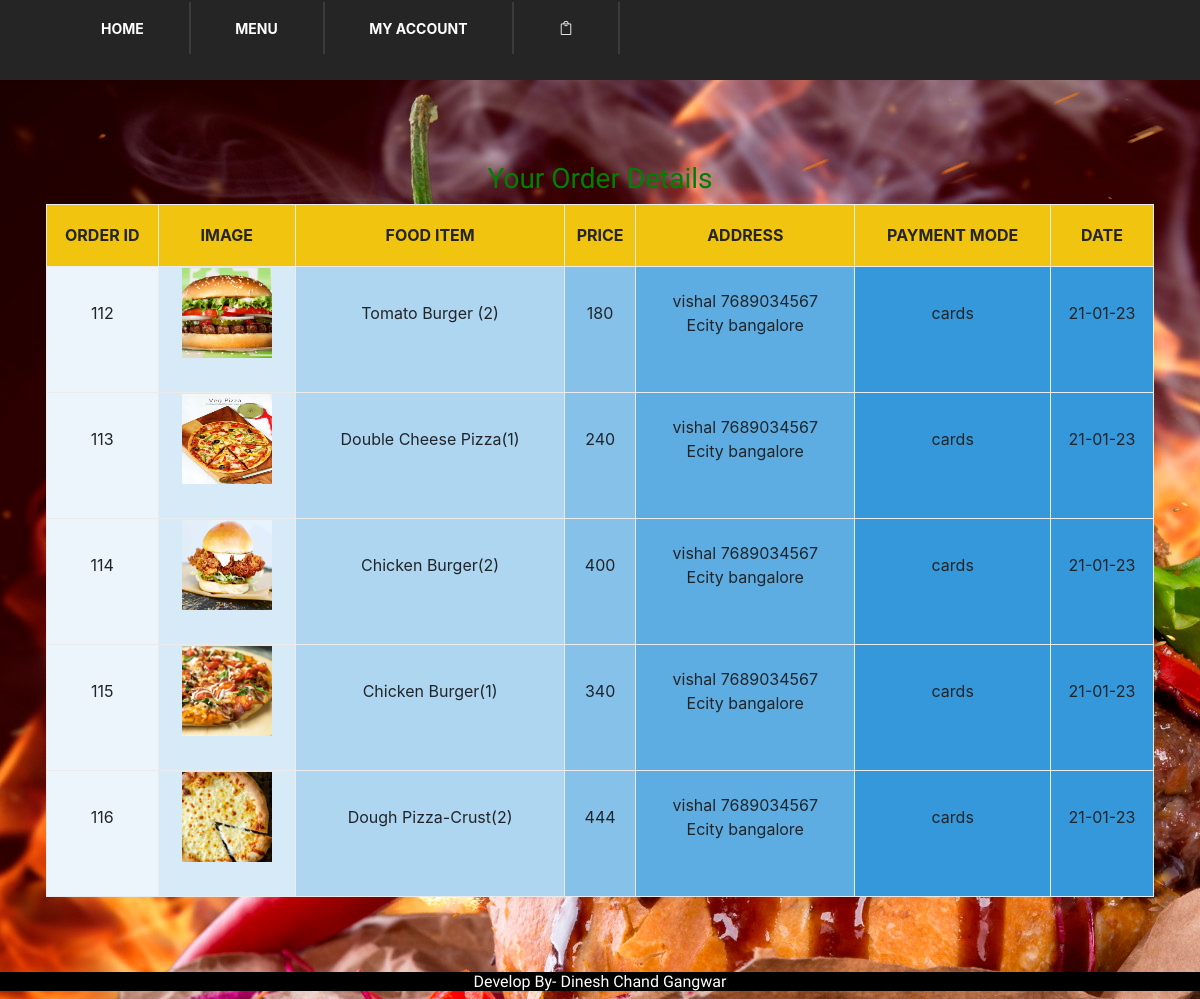
The page /yourorder.php (signed in) on the database its author committed.
### tables this page shows
CREATE TABLE `order` (
  `id` int(11) NOT NULL,
  `user_id` int(11) NOT NULL,
  `name` varchar(100) NOT NULL,
  `email` varchar(100) NOT NULL,
  `phone` varchar(20) NOT NULL,
  `address` varchar(250) NOT NULL,
  `pmode` varchar(45) NOT NULL,
  `food_name` varchar(250) NOT NULL,
  `amount_paid` varchar(100) NOT NULL,
  `food_id` int(11) NOT NULL,
  `restaurants_name` varchar(250) NOT NULL,
  `added_at` datetime NOT NULL DEFAULT CURRENT_TIMESTAMP
);

CREATE TABLE `menuitem` (
  `id` int(11) NOT NULL,
  `restaurants_name` varchar(100) NOT NULL,
  `food_name` varchar(250) NOT NULL,
  `food_price` double(10,2) NOT NULL,
  `image` varchar(250) NOT NULL,
  `discription` varchar(1000) NOT NULL,
  `activate_status` int(11) NOT NULL DEFAULT '1',
  `category` varchar(24) NOT NULL,
  `added_at` datetime NOT NULL DEFAULT CURRENT_TIMESTAMP
);

### yourorder.php (the view, shortened to what this page needs)
<?php
include('config.php');
include('header.php');
?>
    <section class="shopping-cart spad">
        <div class="container">
            <div class="row">
                <div class="col-lg-12">
                    <div class="cart-table">
                      <h3 align="center" style="color: green">Your Order Details</h3>
                        <table border="2px">
                            <thead>
                                <tr style="background-color: #F1C40F ">
                                    <th >Order ID</th>
                                    <th >Image</th>
                                    <th >Food Item</th>
                                    <th>Price</th>
                                    <th >Address</th>
                                    <th >Payment Mode</th>
                                    <th >Date</th>
                                </tr>
                            </thead>
                            <tbody>
  <?php
   $userid= $_SESSION["id"];
  $result = mysqli_query($link,"SELECT * FROM `order` where user_id=$userid   ");
   while($row = mysqli_fetch_assoc($result))
    { ?>
  <tr>
    <td style="background-color:  #EBF5FB"><?php echo $row['id'];?></td>
    <td style="background-color:  #D6EAF8">
      <?php
     $pcode=$row['food_id'];
          $results = mysqli_query($link,"SELECT * FROM `menuitem` where id='$pcode' ");
               $rows= mysqli_fetch_array($results );
                ?>
                <a href="product.php?pid=<?php echo $rows['id'] ?>">
                <img src="<?php echo( $rows['image']); ?> "  height="90" width="90">
                               </a>
    </td>
    <td style="background-color:  #AED6F1"><?php echo $row['food_name'];?></td>
    <td style="background-color:  #85C1E9"><?php echo $row['amount_paid'];?></td>
    <td style="background-color: #5DADE2"><?php  echo " ".$row['name']." ". $row['phone']." <br>". $row['address']."  ";?>
    </td>
    <td style="background-color:  #3498DB"><?php echo $row['pmode'];?></td>
    <td style="background-color: #3498DB"><?php $newdate= date_create( $row['added_at']);
    echo date_format($newdate,'y-m-d');
    ?>
    </td>
  </tr>
  <?php  } ?>
                            </tbody>
                        </table>
                    </div>
                </div>
            </div>
        </div>
    </section>
 <?php
include('footer.php');
    ?>

### header.php (shortened to what this page needs)
<!DOCTYPE html>
<html lang="zxx">
<head>
    <link rel="stylesheet" href="css/bootstrap.min.css" type="text/css">
    <link rel="stylesheet" href="css/font-awesome.min.css" type="text/css">
    <link rel="stylesheet" href="css/themify-icons.css" type="text/css">
    <link rel="stylesheet" href="css/elegant-icons.css" type="text/css">
    <link rel="stylesheet" href="css/owl.carousel.min.css" type="text/css">
    <link rel="stylesheet" href="css/nice-select.css" type="text/css">
    <link rel="stylesheet" href="css/jquery-ui.min.css" type="text/css">
    <link rel="stylesheet" href="css/slicknav.min.css" type="text/css">
    <link rel="stylesheet" href="css/style.css" type="text/css">
    <link rel="stylesheet" href="css/styles.css" type="text/css">
    <link rel="stylesheet" href="https://maxcdn.bootstrapcdn.com/bootstrap/4.5.0/css/bootstrap.min.css">
    <link rel="stylesheet" href="https://cdnjs.cloudflare.com/ajax/libs/font-awesome/4.7.0/css/font-awesome.min.css">
     <link rel="stylesheet" href="https://maxcdn.bootstrapcdn.com/bootstrap/4.5.2/css/bootstrap.min.css">
</head>
<?php
if(isset($_SESSION["loggedin"]) && $_SESSION["loggedin"] === true){
?>
<body style="background-image: url('img/b2.jpg');">
    <header class="header-section">
        <div class="nav-item">
            <div class="container">
                <nav class=" nav-menu mobile-menu col-sm-6 col-md-4 col-lg-12 mb-2" >
                    <ul>
                        <li><a href="./index.php">Home</a></li>
                        <li><a href="./menu.php">Menu</a></li>
                         <li><a href="#">My Account</a>
                        </li>
                         <li class="cart-icon"><a href="shopping-cart.php">
                                    <i class="icon_bag_alt"></i>
                                </a>
                            </li>
                        </ul>
                    </nav>
            </div>
        </div>
    </header>
<?php
}?>

### footer.php (shortened to what this page needs)
    <div class="" >
        <h6 style=" position: fixed;left: 0;bottom: 0;width: 100%;background-color: black;color: white;text-align: center;" align="center">Develop By- Dinesh Chand Gangwar</h6>
    </div>
</body>
</html>

### header.php (style rules this page uses)
.container { padding: 2px 16px; }

### rows shown on the page
order: id "112", menuitem.image (picture), food_name "Tomato Burger (2)", amount_paid "180", name "vishal", phone "7689034567", address "Ecity bangalore", pmode "cards", added_at "21-01-23"
order: id "113", menuitem.image (picture), food_name "Double Cheese Pizza(1)", amount_paid "240", name "vishal", phone "7689034567", address "Ecity bangalore", pmode "cards", added_at "21-01-23"
order: id "114", menuitem.image (picture), food_name "Chicken Burger(2)", amount_paid "400", name "vishal", phone "7689034567", address "Ecity bangalore", pmode "cards", added_at "21-01-23"
order: id "115", menuitem.image (picture), food_name "Chicken Burger(1)", amount_paid "340", name "vishal", phone "7689034567", address "Ecity bangalore", pmode "cards", added_at "21-01-23"
order: id "116", menuitem.image (picture), food_name "Dough Pizza-Crust(2)", amount_paid "444", name "vishal", phone "7689034567", address "Ecity bangalore", pmode "cards", added_at "21-01-23"
